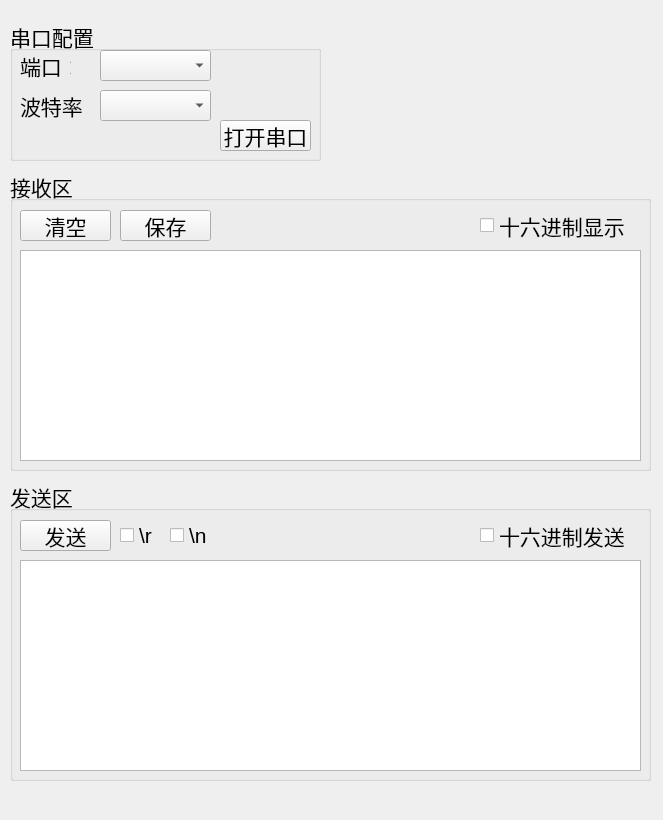
<?xml version="1.0" encoding="UTF-8"?>
<ui version="4.0">
 <class>MainWindow</class>
 <widget class="QMainWindow" name="MainWindow">
  <property name="geometry">
   <rect>
    <x>0</x>
    <y>0</y>
    <width>663</width>
    <height>820</height>
   </rect>
  </property>
  <property name="font">
   <font>
    <pointsize>16</pointsize>
   </font>
  </property>
  <property name="windowTitle">
   <string>串口调试助手</string>
  </property>
  <widget class="QWidget" name="centralWidget">
   <widget class="QGroupBox" name="groupBox">
    <property name="geometry">
     <rect>
      <x>10</x>
      <y>20</y>
      <width>311</width>
      <height>141</height>
     </rect>
    </property>
    <property name="title">
     <string>串口配置</string>
    </property>
    <widget class="QPushButton" name="openButton">
     <property name="geometry">
      <rect>
       <x>210</x>
       <y>100</y>
       <width>91</width>
       <height>31</height>
      </rect>
     </property>
     <property name="text">
      <string>打开串口</string>
     </property>
    </widget>
    <widget class="QComboBox" name="baudRateBox">
     <property name="geometry">
      <rect>
       <x>90</x>
       <y>70</y>
       <width>111</width>
       <height>31</height>
      </rect>
     </property>
    </widget>
    <widget class="QLabel" name="label_5">
     <property name="geometry">
      <rect>
       <x>10</x>
       <y>30</y>
       <width>51</width>
       <height>31</height>
      </rect>
     </property>
     <property name="layoutDirection">
      <enum>Qt::LeftToRight</enum>
     </property>
     <property name="text">
      <string>端口：</string>
     </property>
    </widget>
    <widget class="QLabel" name="label_6">
     <property name="geometry">
      <rect>
       <x>10</x>
       <y>70</y>
       <width>71</width>
       <height>31</height>
      </rect>
     </property>
     <property name="layoutDirection">
      <enum>Qt::LeftToRight</enum>
     </property>
     <property name="text">
      <string>波特率：</string>
     </property>
    </widget>
    <widget class="QComboBox" name="serialPortInfoListBox">
     <property name="geometry">
      <rect>
       <x>90</x>
       <y>30</y>
       <width>111</width>
       <height>31</height>
      </rect>
     </property>
    </widget>
    <widget class="QLabel" name="mStateLabel">
     <property name="geometry">
      <rect>
       <x>220</x>
       <y>40</y>
       <width>41</width>
       <height>41</height>
      </rect>
     </property>
     <property name="text">
      <string/>
     </property>
    </widget>
   </widget>
   <widget class="QGroupBox" name="groupBox_2">
    <property name="geometry">
     <rect>
      <x>10</x>
      <y>170</y>
      <width>641</width>
      <height>301</height>
     </rect>
    </property>
    <property name="title">
     <string>接收区</string>
    </property>
    <widget class="QLabel" name="mStateLabel_2">
     <property name="geometry">
      <rect>
       <x>220</x>
       <y>40</y>
       <width>41</width>
       <height>41</height>
      </rect>
     </property>
     <property name="text">
      <string/>
     </property>
    </widget>
    <widget class="QPushButton" name="rcvCleanButton">
     <property name="geometry">
      <rect>
       <x>10</x>
       <y>40</y>
       <width>91</width>
       <height>31</height>
      </rect>
     </property>
     <property name="text">
      <string>清空</string>
     </property>
    </widget>
    <widget class="QCheckBox" name="rcvHexCheckBox">
     <property name="geometry">
      <rect>
       <x>470</x>
       <y>40</y>
       <width>151</width>
       <height>31</height>
      </rect>
     </property>
     <property name="text">
      <string>十六进制显示</string>
     </property>
    </widget>
    <widget class="QTextEdit" name="rcvTextEdit">
     <property name="geometry">
      <rect>
       <x>10</x>
       <y>80</y>
       <width>621</width>
       <height>211</height>
      </rect>
     </property>
    </widget>
    <widget class="QPushButton" name="rcvSaveButton">
     <property name="geometry">
      <rect>
       <x>110</x>
       <y>40</y>
       <width>91</width>
       <height>31</height>
      </rect>
     </property>
     <property name="text">
      <string>保存</string>
     </property>
    </widget>
   </widget>
   <widget class="QGroupBox" name="groupBox_3">
    <property name="geometry">
     <rect>
      <x>10</x>
      <y>480</y>
      <width>641</width>
      <height>301</height>
     </rect>
    </property>
    <property name="title">
     <string>发送区</string>
    </property>
    <widget class="QCheckBox" name="sndHexCheckBox">
     <property name="geometry">
      <rect>
       <x>470</x>
       <y>40</y>
       <width>151</width>
       <height>31</height>
      </rect>
     </property>
     <property name="text">
      <string>十六进制发送</string>
     </property>
    </widget>
    <widget class="QTextEdit" name="sndTextEdit">
     <property name="geometry">
      <rect>
       <x>10</x>
       <y>80</y>
       <width>621</width>
       <height>211</height>
      </rect>
     </property>
    </widget>
    <widget class="QPushButton" name="sndSendButton">
     <property name="geometry">
      <rect>
       <x>10</x>
       <y>40</y>
       <width>91</width>
       <height>31</height>
      </rect>
     </property>
     <property name="text">
      <string>发送</string>
     </property>
    </widget>
    <widget class="QCheckBox" name="sndCRCheckBox">
     <property name="geometry">
      <rect>
       <x>110</x>
       <y>40</y>
       <width>41</width>
       <height>31</height>
      </rect>
     </property>
     <property name="text">
      <string>\r</string>
     </property>
    </widget>
    <widget class="QCheckBox" name="sndNewLineCheckBox">
     <property name="geometry">
      <rect>
       <x>160</x>
       <y>40</y>
       <width>41</width>
       <height>31</height>
      </rect>
     </property>
     <property name="text">
      <string>\n</string>
     </property>
    </widget>
   </widget>
  </widget>
 </widget>
 <layoutdefault spacing="6" margin="11"/>
 <resources/>
 <connections/>
</ui>
